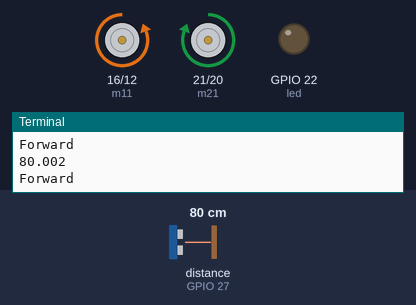
The program below on a simulated Raspberry Pi (BCM pin numbers). On the bench: motor-driver pin pairs drawn as motors (green arrow = first pin HIGH = forward, orange = second pin HIGH = backward, longer = more drive), output pins drawn as LEDs (lit = HIGH), the last lines printed to the terminal. Inputs (shaded band) come from the test bench; at power-on: distance to the obstacle (sensor on GPIO 27) 80 cm. The echo pulse lasts 58.3 µs per cm; the clock reads 2024-03-15 10:24:30 at power-on unless the program sets it; pins used as bus, display or sensor lines are not drawn.

Above: at 6.2 s.
6.3 s: distance to the obstacle (sensor on GPIO 27) set to 26 cm
8.2 s: distance to the obstacle (sensor on GPIO 27) set to 23 cm
At 9.4 s:
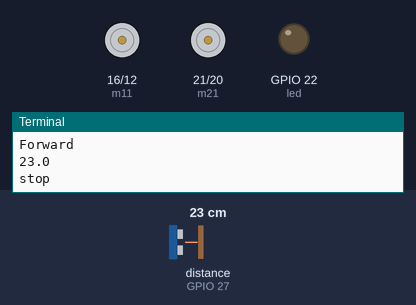
At 12.3 s:
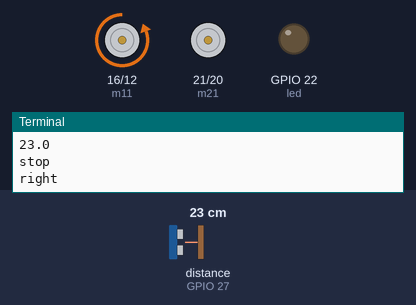
Timing chart, 0 to 17.2 s (numbered marks = the images above; inputs shaded):
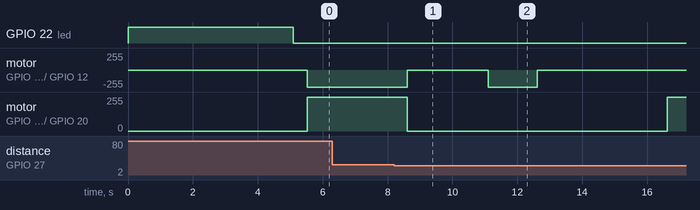

Measured:
- the behaviour switches between 25 and 24 cm on distance to the obstacle (sensor on GPIO 27) (found by bisection; images 0 and 1)
- after the input at 8.2 s, motor on GPIO 16 (m11) / GPIO 12 (m12): backward 255/255 → stopped after 0.41 s, → backward 255/255 2.5 s later, → stopped 1.5 s later; motor on GPIO 21 (m21) / GPIO 20 (m22): forward 255/255 → stopped after 0.41 s, → forward 255/255 8.0 s later

The program:

obstacle_detection.py
```python
import RPi.GPIO as GPIO                    #Import GPIO library
import time

#Import time library
GPIO.setwarnings(False)
GPIO.setmode(GPIO.BCM)                    # programming the GPIO by BCM pin numbers

TRIG = 17
ECHO = 27
led = 22

m11=16
m12=12
m21=21
m22=20

GPIO.setup(TRIG,GPIO.OUT)                  # initialize GPIO Pin as outputs
GPIO.setup(ECHO,GPIO.IN)                   # initialize GPIO Pin as input
GPIO.setup(led,GPIO.OUT)

GPIO.setup(m11,GPIO.OUT)
GPIO.setup(m12,GPIO.OUT)
GPIO.setup(m21,GPIO.OUT)
GPIO.setup(m22,GPIO.OUT)

GPIO.output(led, 1)

time.sleep(5)

def stop():
    print ('stop')
    GPIO.output(m11, 0)
    GPIO.output(m12, 0)
    GPIO.output(m21, 0)
    GPIO.output(m22, 0)

def forward():
    GPIO.output(m11, 0)
    GPIO.output(m12, 1)
    GPIO.output(m21, 1)
    GPIO.output(m22, 0)
    print ('Forward')

def back():
    GPIO.output(m11, 0)
    GPIO.output(m12, 1)
    GPIO.output(m21, 0)
    GPIO.output(m22, 1)
    print ('back')

def left():
    GPIO.output(m11, 0)
    GPIO.output(m12, 0)
    GPIO.output(m21, 1)
    GPIO.output(m22, 0)
    print ('left')

def right():
    GPIO.output(m11, 0)
    GPIO.output(m12, 1)
    GPIO.output(m21, 0)
    GPIO.output(m22, 0)
    print ("right")

#stop()
count=0
while True:
 i=0
 avgDistance=0
 for i in range(5):
  GPIO.output(TRIG, False)                 #Set TRIG as LOW
  time.sleep(0.1)                                   #Delay

  GPIO.output(TRIG, True)                  #Set TRIG as HIGH
  time.sleep(0.00001)                           #Delay of 0.00001 seconds
  GPIO.output(TRIG, False)                 #Set TRIG as LOW

  while GPIO.input(ECHO)==0:              #Check whether the ECHO is LOW
       GPIO.output(led, False)
  pulse_start = time.time()

  while GPIO.input(ECHO)==1:              #Check whether the ECHO is HIGH
       GPIO.output(led, False)
  pulse_end = time.time()
  pulse_duration = pulse_end - pulse_start #time to get back the pulse to sensor

  distance = pulse_duration * 17150        #Multiply pulse duration by 17150 (34300/2) to get distance
  distance = round(distance,2)                 #Round to two decimal points
  avgDistance=avgDistance+distance

 avgDistance=avgDistance/5
 print(avgDistance)
 flag=0
 if avgDistance < 25:
    #Check whether the distance is within 25 cm range
    count=count+1
    stop()
    time.sleep(1)
    #back()
    time.sleep(1.5)
    if (count%3 ==1) & (flag==0):
     right()
     flag=1
    else:
     left()
     flag=0
    time.sleep(1.5)
    stop()
    time.sleep(1)
 else:
    forward()
    flag=0
```
